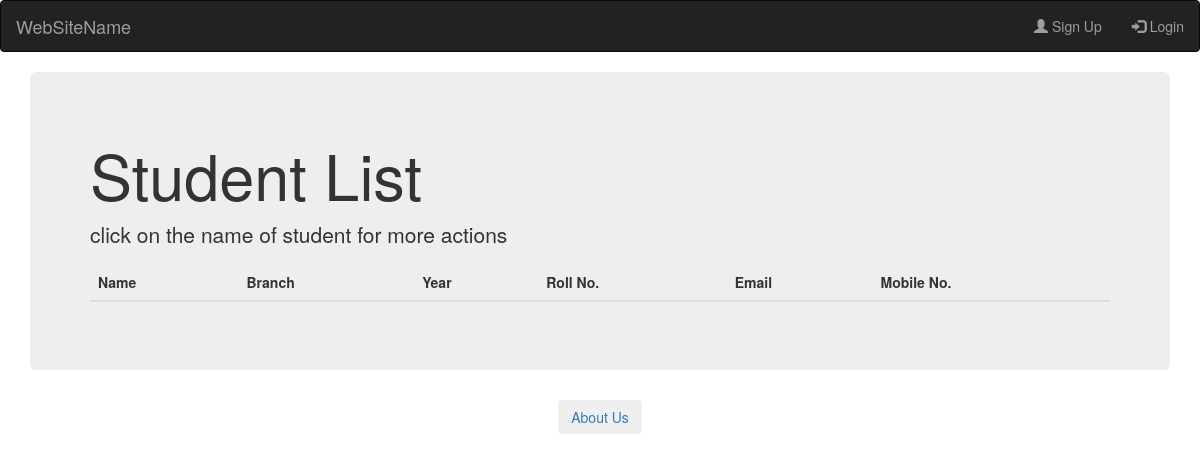
Before: /student/list with the older database file.
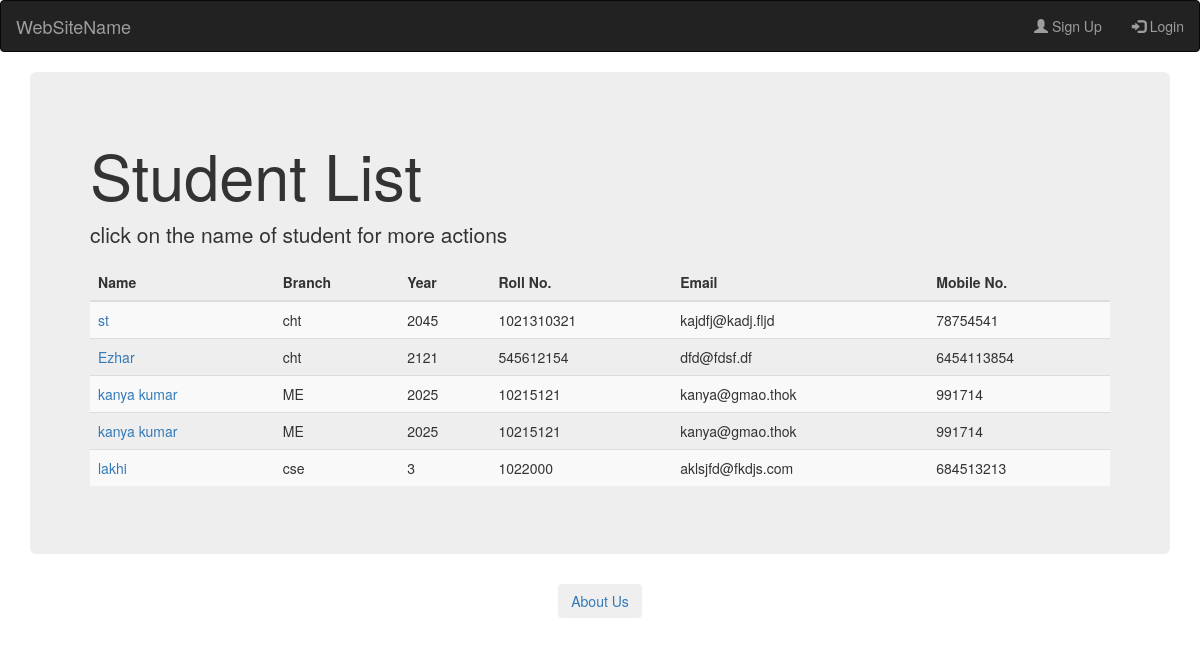
After: the same page with the newer database file.
### employees/models.py (models this page shows, shortened)
class Student(models.Model):
    name = models.CharField(max_length=100,blank='false')
    branch = models.CharField(max_length=50,blank='false')
    year = models.IntegerField()
    rollNo = models.IntegerField()
    email = models.EmailField()
    mobileNo = models.IntegerField()
    image = models.ImageField(upload_to='Images/')

### employees/views.py (the view)
# urls.py: path('student/list', views.studenList, name='sl'),
def studenList(request):
    student = Student.objects.all()
    return render(request, 'listPage/student_list.html', {'st':student})

### template/listPage/student_list.html (shortened to what this page needs)
{% extends 'base.html' %}
{% block content %}
<div class="container">
  <div class="jumbotron">
    <h1>Student List</h1>
    <p>click on the name of student for more actions</p>
    <table class="table table-striped">
      <thead>
        <tr>
          <th>Name</th>
          <th>Branch</th>
          <th>Year</th>
          <th>Roll No.</th>
          <th>Email</th>
          <th>Mobile No.</th>
        </tr>
      </thead>
      <tbody>
        {% for std in st %}
        <tr>
          <td><a href="{% url 'student_detail' pk=std.pk %}">{{ std.name }}</a></td>
          <td>{{ std.branch }}</td>
          <td>{{ std.year }}</td>
          <td>{{ std.rollNo }}</td>
          <td>{{ std.email }}</td>
          <td>{{ std.mobileNo }}</td>
        </tr>
        {% endfor %}
      </tbody>
    </table>
  </div>
</div>
{% endblock %}

### template/base.html (shortened to what this page needs)
{% load staticfiles %}
<!DOCTYPE html>
<html lang="en" dir="ltr">
  <head>
  </head>
  <body>
    <nav class="navbar navbar-inverse">
      <div class="container-fluid">
        <div class="navbar-header">
          <a class="navbar-brand" href="{% url 'main' %}">WebSiteName</a>
        </div>
        <ul class="nav navbar-nav navbar-right">
          <li><a href="{% url 'cr' %}"><span class="glyphicon glyphicon-user"></span> Sign Up</a></li>
          <li><a href="{% url 'login' %}"><span class="glyphicon glyphicon-log-in"></span> Login</a></li>
        </ul>
      </div>
    </nav>
      {% block content %}
      {% endblock %}
    <footer class="page-footer font-small blue">
      <div class="footer-copyright text-center py-3">
        <button type="button" name="button" class = "btn"><a href="#"> About Us</a></button>
      </div>
    </footer>
  </body>
  <link rel="stylesheet" href="{% static "css/css1.css" %}">
  <link rel="stylesheet" href="https://maxcdn.bootstrapcdn.com/bootstrap/3.4.0/css/bootstrap.min.css">
</html>

### static/css/css1.css (style rules this page uses)
a { text-decoration: none; color: white; }

Changed rows visible on the page:
added Student: name "st", branch "cht", year "2045", rollNo "1021310321", email "kajdfj@kadj.fljd", mobileNo "78754541"
added Student: name "Ezhar", branch "cht", year "2121", rollNo "545612154", email "dfd@fdsf.df", mobileNo "6454113854"
added Student: name "kanya kumar", branch "ME", year "2025", rollNo "10215121", email "kanya@gmao.thok", mobileNo "991714"
added Student: name "kanya kumar", branch "ME", year "2025", rollNo "10215121", email "kanya@gmao.thok", mobileNo "991714"
added Student: name "lakhi", branch "cse", year "3", rollNo "1022000", email "aklsjfd@fkdjs.com", mobileNo "684513213"
